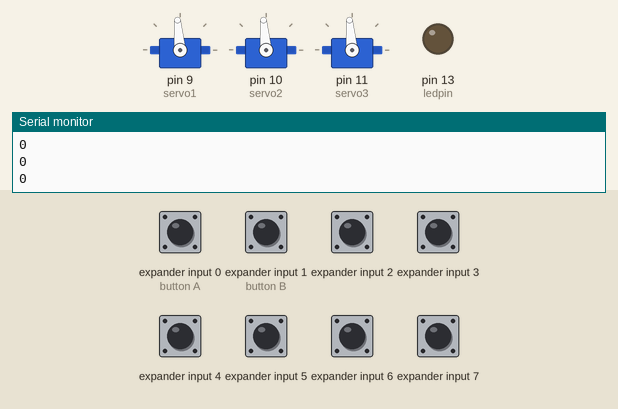
Simulated run of this sketch. Board: Arduino Uno, built with avr-gcc and run on an emulated ATmega328P. Shown: 3 × servo, output pins drawn as LEDs (lit = HIGH), the last lines printed to the serial monitor. Wiring (inferred from the names in the program): NES/SNES game pad: load pin 2; clock pin 3; serial out pin 4. The test bench sets the inputs (shaded band); at power-on: expander input 0 (button A), expander input 1 (button B), expander input 2–7 HIGH. Pins used as bus, display or sensor lines are not drawn.

Above: at 1.2 s.
1.3 s: expander input 0 (button A) driven LOW
At 2.5 s:
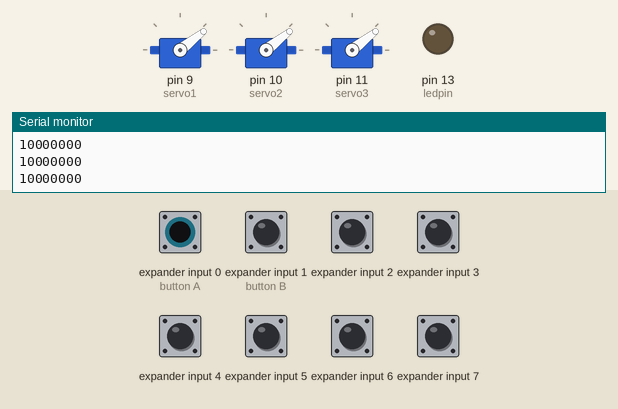
2.8 s: expander input 4 driven LOW
At 3.2 s:
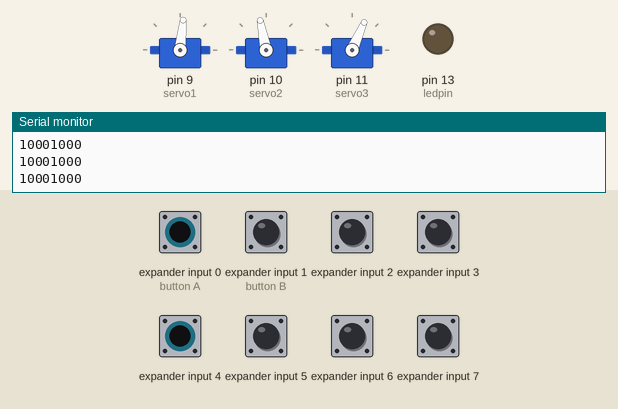
4.3 s: expander input 1 (button B) driven LOW
At 4.9 s:
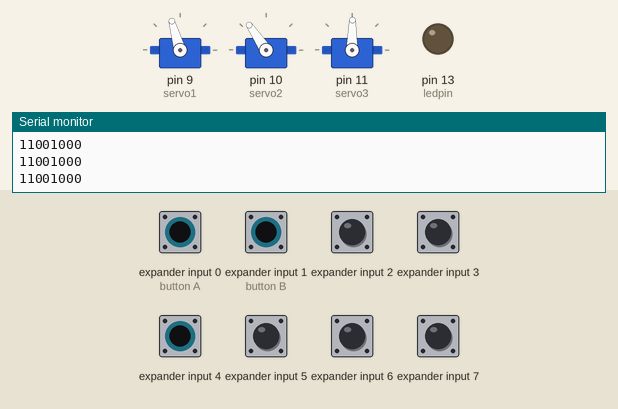
5.8 s: expander input 6 driven LOW
At 6.7 s:
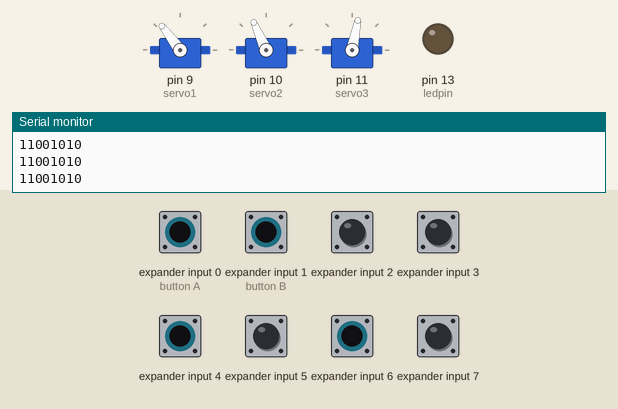
7.3 s: expander input 1 (button B) driven HIGH
At 8.4 s:
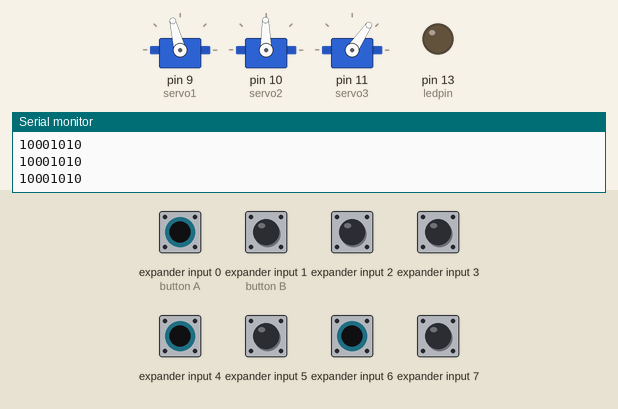
8.8 s: expander input 0 (button A) driven HIGH
At 10.1 s:
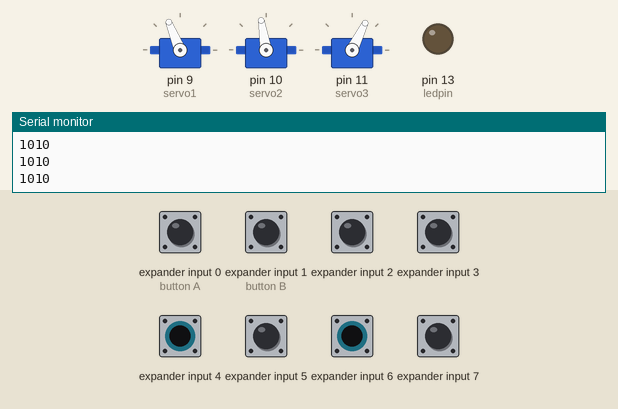
Timing chart, 0 to 11.3 s (numbered marks = the images above; inputs shaded):
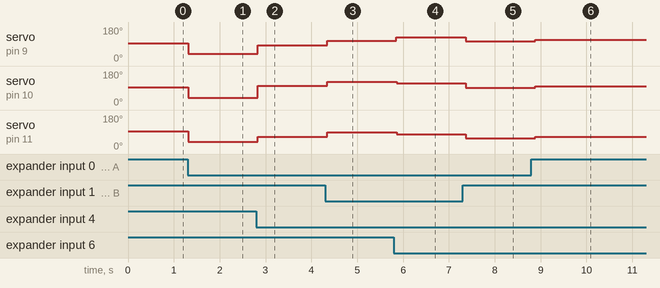

The sketch:

omnibot_11_20.ino
```cpp
// Interfacing the 8bit NES controller with Arduino Duemilanove
// And using it to control the 3 sweedish wheel omnibot
/* INITIALIZATION */

#include <Servo.h>

#define UP     0b00001000
#define DOWN   0b00000100
#define LEFT   0b00000010
#define RIGHT  0b00000001
#define SELECT 0b00100000
#define START  0b00010000
#define A      0b10000000
#define B      0b01000000

// user def funs prototypes here
float map_double(double x, double in_min, double in_max, double out_min, double out_max);
void set_velocity(float vel_x, float vel_y, float omega);

Servo servo1,servo2,servo3;  // create 3 servo objects to control the omnibot

float r=2.2; //wheel radius cm
float L=14;  //distance from
float vx=0,vy=0,w=0; // robot velocities

int latch = 2; // set the latch pin - orange
int clock = 3; // set the clock pin - red
int datin = 4;// set the data in pin - yellow
byte controller_data = 0;
int ledpin = 13;
int buttons;

/* SETUP */
void setup() {
  Serial.begin(57600);
  pinMode(latch,OUTPUT);
  pinMode(clock,OUTPUT);
  pinMode(datin,INPUT);
  pinMode(ledpin, OUTPUT);

  digitalWrite(latch,HIGH);
  digitalWrite(clock,HIGH);

  servo1.attach(9);  // attaches the servo on pin 9 to the servo object
  servo2.attach(10);  // attaches the servo on pin 10 to the servo object
  servo3.attach(11);  // attaches the servo on pin 11 to the servo object
}

/* THIS READS DATA FROM THE controller */
void controllerRead() {
  controller_data = 0;
  digitalWrite(latch,LOW);
  digitalWrite(clock,LOW);

  digitalWrite(latch,HIGH);
  delayMicroseconds(2);
  digitalWrite(latch,LOW);

  controller_data = digitalRead(datin);

  for (int i = 1; i <= 7; i ++) {
    digitalWrite(clock,HIGH);
    delayMicroseconds(2);
    controller_data = controller_data << 1;
    controller_data = controller_data + digitalRead(datin) ;
    delayMicroseconds(4);
    digitalWrite(clock,LOW);
  }
}

/* THE LED, SERVO, AND SERIAL MONITOR PROGRAM */
void loop() {
  controllerRead();

  buttons=(~controller_data)&0xFF;

  Serial.println(buttons, BIN);

  // controller Scheme A
  /*
  if (controller_data==UP){
    vx=vx+.05;
    }

  if (controller_data==DOWN){
    vx=vx-.05;
   }

  if (controller_data==LEFT){
    vy=vy+.05;
    }

  if (controller_data==RIGHT){
    vy=vy-.05;
   }

  if (controller_data==(LEFT&B)){
    w=w-.002;
   }

  if (controller_data==(RIGHT&B)){
    w=w+.002;
   }

  if (controller_data==(START&SELECT)){
    vx=0;vy=0;w=0;
   }
  */

  // controller Scheme B

  vy=0;vx=0;w=0; // all velocities default at 0

  if (buttons&UP){
    vx=.5;
  } else if (buttons&DOWN){
    vx=-.5;
  } else if (buttons&LEFT){
    vy=.5;w=.005; // the omega here is a correction
  } else if (buttons&RIGHT){
    vy=-.5;w=-.0065; // the omega here is a correction
  }

  if ((buttons&UP)&&(buttons&LEFT)){
    vx=.5;vy=.5;w=-.0065;
  } else if ((buttons&UP)&&(buttons&RIGHT)){
    vx=.5;vy=-.5;w=.005;
  }else if ((buttons&DOWN)&&(buttons&LEFT)){
    vx=-.5;vy=.5;w=-.008;
  } else if ((buttons&DOWN)&&(buttons&RIGHT)){
    vx=-.5;vy=-.5;w=.006;
  }

  if  (buttons&A)
  {
    w=-.1;
  }else if (buttons&B)
  {
    w=.1;
  }

  if ((buttons&A)&&(buttons&UP))
  {
    vx=.5;
    w=-.02;
  }
  if ((buttons&B)&&(buttons&UP))
  {
    vx=.5;
    w=.02;
  }


  // now set the robot velocity
  set_velocity(vx,vy,w);

  delay(100); // delay for loop()
}

// this fuction maps a double from one range to another
float map_double(double x, double in_min, double in_max, double out_min, double out_max){
  return (x - in_min) * (out_max - out_min) / (in_max - in_min) + out_min;
}

// this function takes in three robot velocites, vel_x, vel_y, omega
// and maps them to proper values and commands the servos to drive the robot
void set_velocity(float vel_x, float vel_y, float omega){
  omega=-omega;
  float w1=(-vel_y+L*omega)*(1/r);                            // kinematic equations for omnibot
  float w2=(-0.5*sqrt(3)*vel_x + 0.5*vel_y + L*omega)*(1/r);  // compute wheel vels from robot vels
  float w3=(0.5*sqrt(3)*vel_x + 0.5*vel_y + L*omega)*(1/r);

  // scale it to use it with the servo (value between 0 and 180)
  // set the servo velocity according to the scaled value
  servo1.write(map_double(-w1, -1, 1, 0, 179)+6);
  servo2.write(map_double(-w2, -1, 1, 0, 179)+6);
  servo3.write(map_double(-w3, -1, 1, 0, 179)+6);
}
```

Measured:
- after the input at 1.3 s, servo on pin 9 (servo1), servo on pin 10 (servo2), servo on pin 11 (servo3): 95° → 38° at once
- after the input at 2.8 s, servo on pin 9 (servo1): 38° → 84° at once; servo on pin 10 (servo2): 38° → 101° at once; servo on pin 11 (servo3): 38° → 66° at once
- after the input at 4.3 s, servo on pin 9 (servo1): 84° → 106° at once; servo on pin 10 (servo2): 101° → 124° at once; servo on pin 11 (servo3): 66° → 89° at once
- after the input at 5.8 s, servo on pin 9 (servo1): 106° → 127° after 0.06 s; servo on pin 10 (servo2): 124° → 114° after 0.06 s; servo on pin 11 (servo3): 89° → 79° after 0.06 s
- after the input at 7.3 s, servo on pin 9 (servo1): 127° → 104° after 0.07 s; servo on pin 10 (servo2): 114° → 91° after 0.07 s; servo on pin 11 (servo3): 79° → 56° after 0.07 s
- after the input at 8.8 s, servo on pin 9 (servo1): 104° → 112° after 0.09 s; servo on pin 10 (servo2): 91° → 99° after 0.09 s; servo on pin 11 (servo3): 56° → 64° after 0.09 s
